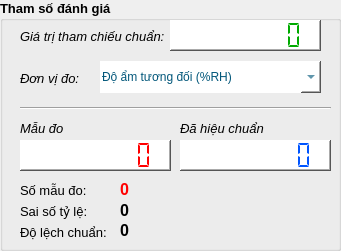
   <widget class="QGroupBox" name="groupBox_setupParameter_2">
    <property name="geometry">
     <rect>
      <x>850</x>
      <y>550</y>
      <width>341</width>
      <height>251</height>
     </rect>
    </property>
    <property name="font">
     <font>
      <pointsize>10</pointsize>
      <bold>true</bold>
     </font>
    </property>
    <property name="title">
     <string>Tham số đánh giá</string>
    </property>
    <widget class="QLCDNumber" name="lcdNumber_Value">
     <property name="geometry">
      <rect>
       <x>20</x>
       <y>140</y>
       <width>151</width>
       <height>31</height>
      </rect>
     </property>
     <property name="styleSheet">
      <string notr="true">background-color: rgb(255, 255, 255);
color: rgb(255, 0,0);</string>
     </property>
     <property name="frameShape">
      <enum>QFrame::WinPanel</enum>
     </property>
     <property name="lineWidth">
      <number>1</number>
     </property>
     <property name="smallDecimalPoint">
      <bool>false</bool>
     </property>
     <property name="digitCount">
      <number>8</number>
     </property>
     <property name="mode">
      <enum>QLCDNumber::Dec</enum>
     </property>
     <property name="segmentStyle">
      <enum>QLCDNumber::Flat</enum>
     </property>
     <property name="value" stdset="0">
      <double>0.000000000000000</double>
     </property>
     <property name="intValue" stdset="0">
      <number>0</number>
     </property>
    </widget>
    <widget class="QLabel" name="label_16">
     <property name="geometry">
      <rect>
       <x>20</x>
       <y>201</y>
       <width>71</width>
       <height>20</height>
      </rect>
     </property>
     <property name="font">
      <font>
       <pointsize>10</pointsize>
       <bold>false</bold>
      </font>
     </property>
     <property name="text">
      <string>Sai số tỷ lệ:</string>
     </property>
    </widget>
    <widget class="Line" name="line_8">
     <property name="geometry">
      <rect>
       <x>20</x>
       <y>100</y>
       <width>311</width>
       <height>16</height>
      </rect>
     </property>
     <property name="orientation">
      <enum>Qt::Horizontal</enum>
     </property>
    </widget>
    <widget class="QLabel" name="label_17">
     <property name="geometry">
      <rect>
       <x>20</x>
       <y>222</y>
       <width>91</width>
       <height>20</height>
      </rect>
     </property>
     <property name="font">
      <font>
       <pointsize>10</pointsize>
       <bold>false</bold>
      </font>
     </property>
     <property name="text">
      <string>Độ lệch chuẩn:</string>
     </property>
    </widget>
    <widget class="QLabel" name="label_ratio">
     <property name="geometry">
      <rect>
       <x>120</x>
       <y>200</y>
       <width>141</width>
       <height>20</height>
      </rect>
     </property>
     <property name="font">
      <font>
       <pointsize>12</pointsize>
       <bold>true</bold>
      </font>
     </property>
     <property name="text">
      <string>0</string>
     </property>
    </widget>
    <widget class="QLabel" name="label_error">
     <property name="geometry">
      <rect>
       <x>120</x>
       <y>220</y>
       <width>141</width>
       <height>20</height>
      </rect>
     </property>
     <property name="font">
      <font>
       <pointsize>12</pointsize>
       <bold>true</bold>
      </font>
     </property>
     <property name="text">
      <string>0</string>
     </property>
    </widget>
    <widget class="QLCDNumber" name="lcdNumber_ValueCalib">
     <property name="geometry">
      <rect>
       <x>180</x>
       <y>140</y>
       <width>151</width>
       <height>31</height>
      </rect>
     </property>
     <property name="styleSheet">
      <string notr="true">background-color: rgb(255, 255, 255);
color: rgb(0, 85, 255);</string>
     </property>
     <property name="frameShape">
      <enum>QFrame::WinPanel</enum>
     </property>
     <property name="lineWidth">
      <number>1</number>
     </property>
     <property name="smallDecimalPoint">
      <bool>false</bool>
     </property>
     <property name="digitCount">
      <number>8</number>
     </property>
     <property name="mode">
      <enum>QLCDNumber::Dec</enum>
     </property>
     <property name="segmentStyle">
      <enum>QLCDNumber::Flat</enum>
     </property>
     <property name="value" stdset="0">
      <double>0.000000000000000</double>
     </property>
     <property name="intValue" stdset="0">
      <number>0</number>
     </property>
    </widget>
    <widget class="QLabel" name="label_18">
     <property name="geometry">
      <rect>
       <x>20</x>
       <y>120</y>
       <width>61</width>
       <height>16</height>
      </rect>
     </property>
     <property name="font">
      <font>
       <pointsize>10</pointsize>
       <italic>true</italic>
       <bold>false</bold>
      </font>
     </property>
     <property name="text">
      <string>Mẫu đo</string>
     </property>
    </widget>
    <widget class="QLabel" name="label_19">
     <property name="geometry">
      <rect>
       <x>180</x>
       <y>120</y>
       <width>91</width>
       <height>16</height>
      </rect>
     </property>
     <property name="font">
      <font>
       <pointsize>10</pointsize>
       <italic>true</italic>
       <bold>false</bold>
      </font>
     </property>
     <property name="text">
      <string>Đã hiệu chuẩn</string>
     </property>
    </widget>
    <widget class="QLabel" name="label_sampleNum">
     <property name="geometry">
      <rect>
       <x>120</x>
       <y>179</y>
       <width>141</width>
       <height>20</height>
      </rect>
     </property>
     <property name="font">
      <font>
       <pointsize>12</pointsize>
       <bold>true</bold>
      </font>
     </property>
     <property name="styleSheet">
      <string notr="true">color: rgb(255, 0, 0);</string>
     </property>
     <property name="text">
      <string>0</string>
     </property>
    </widget>
    <widget class="QLabel" name="label_21">
     <property name="geometry">
      <rect>
       <x>20</x>
       <y>180</y>
       <width>71</width>
       <height>20</height>
      </rect>
     </property>
     <property name="font">
      <font>
       <pointsize>10</pointsize>
       <bold>false</bold>
      </font>
     </property>
     <property name="text">
      <string>Số mẫu đo:</string>
     </property>
    </widget>
    <widget class="QLabel" name="label_20">
     <property name="geometry">
      <rect>
       <x>20</x>
       <y>70</y>
       <width>61</width>
       <height>16</height>
      </rect>
     </property>
     <property name="font">
      <font>
       <pointsize>10</pointsize>
       <italic>true</italic>
       <bold>false</bold>
      </font>
     </property>
     <property name="text">
      <string>Đơn vị đo:</string>
     </property>
    </widget>
    <widget class="QComboBox" name="comboBox_unit">
     <property name="geometry">
      <rect>
       <x>100</x>
       <y>61</y>
       <width>221</width>
       <height>32</height>
      </rect>
     </property>
     <property name="font">
      <font>
       <pointsize>10</pointsize>
       <italic>true</italic>
       <bold>true</bold>
      </font>
     </property>
     <property name="layoutDirection">
      <enum>Qt::LeftToRight</enum>
     </property>
     <property name="styleSheet">
      <string notr="true">QComboBox{
color: rgb(2, 87, 122);
background-color: rgb(255, 255, 255);
border: none;
border-style: outset;
border-width: 0px;
}

QComboBox::drop-down{
width: 20;
}
QComboBox:hover{
background-color: rgb(25, 149, 173);
color: rgb(255, 255, 255);
}</string>
     </property>
     <property name="editable">
      <bool>true</bool>
     </property>
     <item>
      <property name="text">
       <string>Độ ẩm tương đối (%RH)</string>
      </property>
     </item>
     <item>
      <property name="text">
       <string>Độ ẩm tuyệt đối (g/m3)</string>
      </property>
     </item>
    </widget>
    <widget class="QLCDNumber" name="lcdNumber_Reference">
     <property name="geometry">
      <rect>
       <x>170</x>
       <y>20</y>
       <width>151</width>
       <height>31</height>
      </rect>
     </property>
     <property name="styleSheet">
      <string notr="true">background-color: rgb(255, 255, 255);
color: rgb(0, 170, 0);</string>
     </property>
     <property name="frameShape">
      <enum>QFrame::WinPanel</enum>
     </property>
     <property name="lineWidth">
      <number>1</number>
     </property>
     <property name="smallDecimalPoint">
      <bool>false</bool>
     </property>
     <property name="digitCount">
      <number>8</number>
     </property>
     <property name="mode">
      <enum>QLCDNumber::Dec</enum>
     </property>
     <property name="segmentStyle">
      <enum>QLCDNumber::Flat</enum>
     </property>
     <property name="value" stdset="0">
      <double>0.000000000000000</double>
     </property>
     <property name="intValue" stdset="0">
      <number>0</number>
     </property>
    </widget>
    <widget class="QLabel" name="label_26">
     <property name="geometry">
      <rect>
       <x>20</x>
       <y>26</y>
       <width>151</width>
       <height>20</height>
      </rect>
     </property>
     <property name="font">
      <font>
       <pointsize>10</pointsize>
       <italic>true</italic>
       <bold>false</bold>
      </font>
     </property>
     <property name="text">
      <string>Giá trị tham chiếu chuẩn:</string>
     </property>
    </widget>
   </widget>
